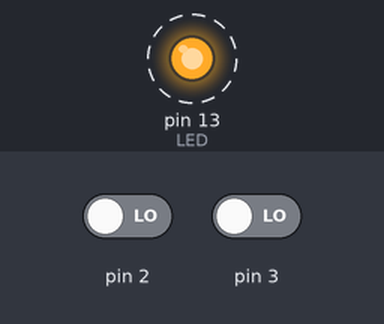
The sketch below on a simulated Arduino Uno, built with avr-gcc and run on an emulated ATmega328P. Parts: output pins drawn as LEDs (lit = HIGH). Dashed ring = blinking. The test bench sets the inputs (shaded band); at power-on: pin 2 LOW, pin 3 LOW. What the sketch prints to the serial monitor is not drawn.

Above: at 1.2 s.
1.3 s: pin 2 driven HIGH
4.3 s: pin 3 driven HIGH
Timing chart, 0 to 13.3 s (numbered marks = the images above; inputs shaded):
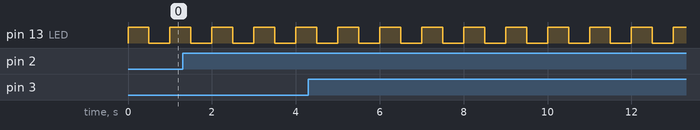

The sketch:

Project25_Using_Interrupts.ino
```cpp
#define LED 13
void setup()
{
  Serial.begin(9600); // start serial monitor
  pinMode(13, OUTPUT);
  attachInterrupt(0, smile, RISING); //send signal to display smile when interrupted
  attachInterrupt(1, frown, RISING); //send signal to display frown when interrupted
}
void smile()
{
  Serial.println(":)"); //print smile in the serial monitor
}

void frown()
{
  Serial.println(":("); //print frown in the serial monitor
}

void loop()
{
  digitalWrite(LED, HIGH);
  delay(500);
  digitalWrite(LED, LOW);
  delay(500);
}
```

Measured:
- by itself, pin 13 (LED): alternates HIGH for 0.50 s and LOW for 0.50 s
